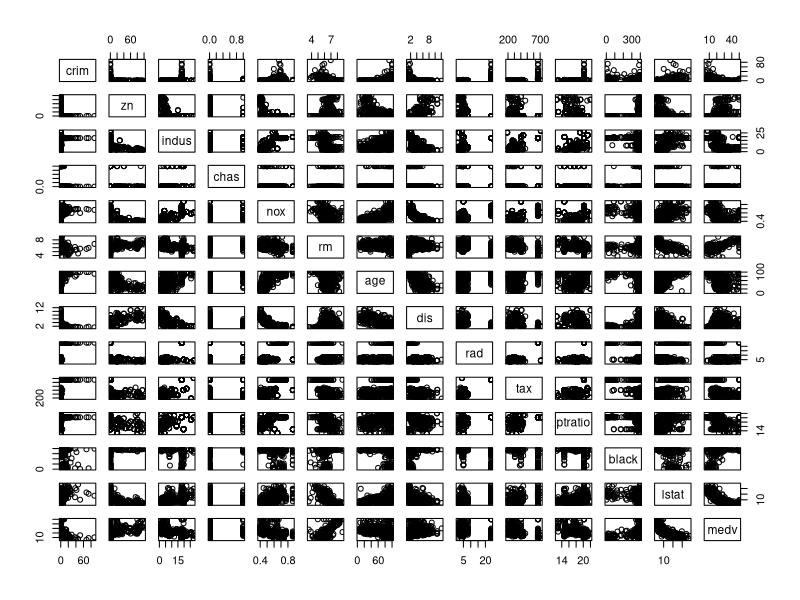
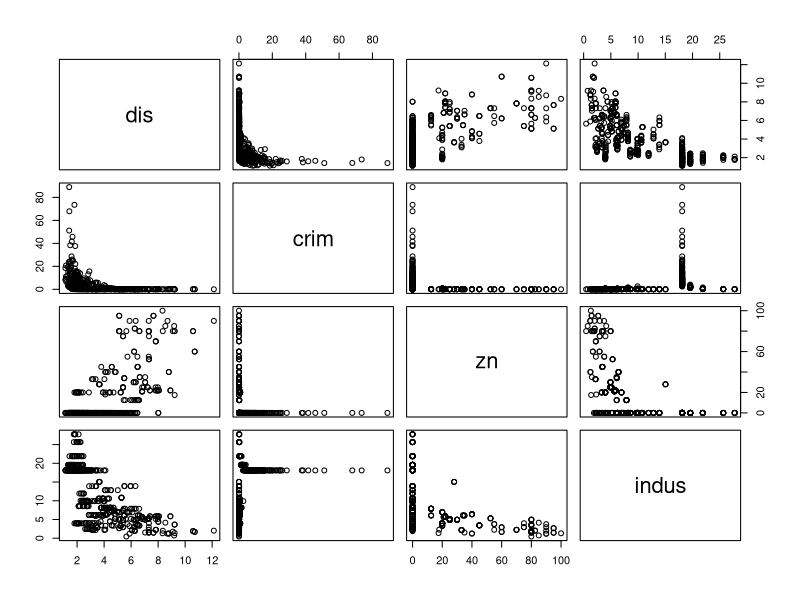
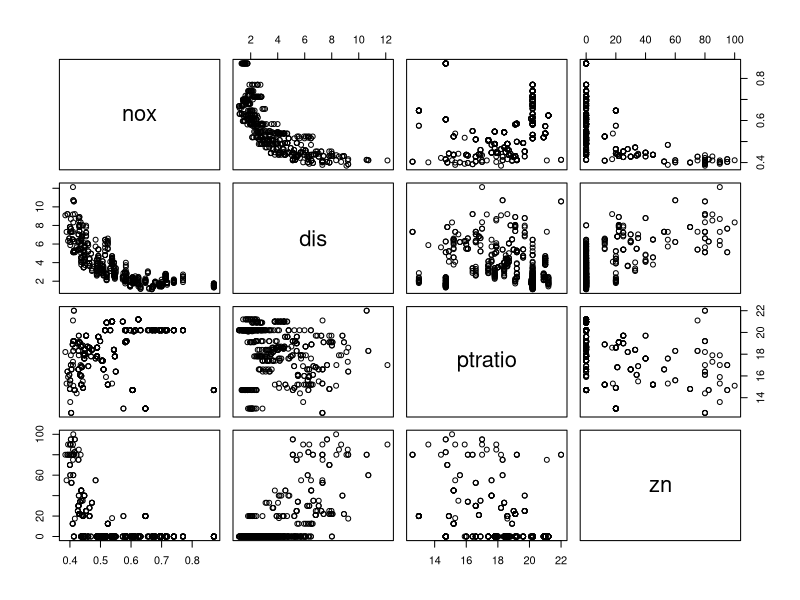
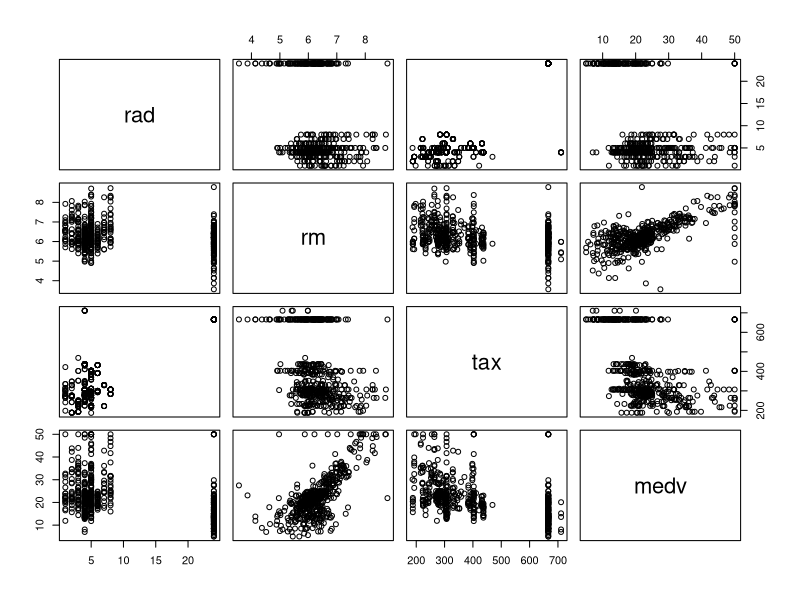
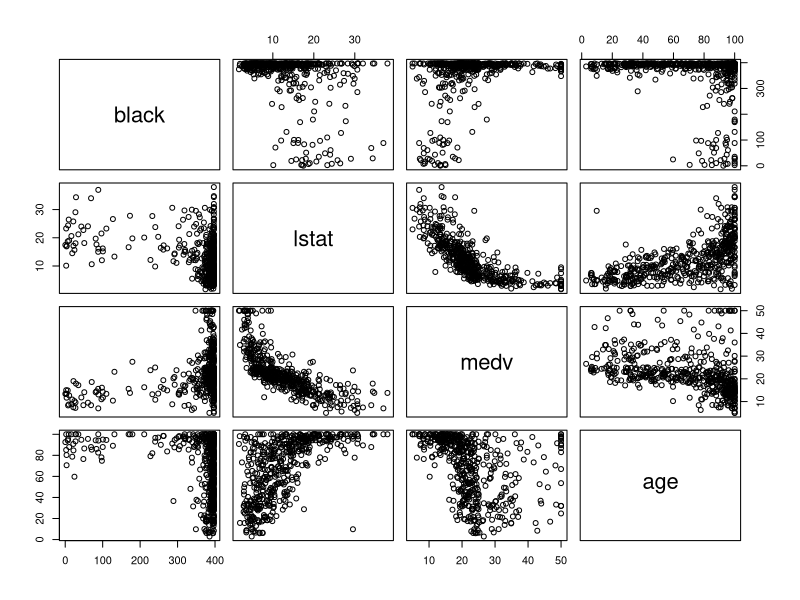
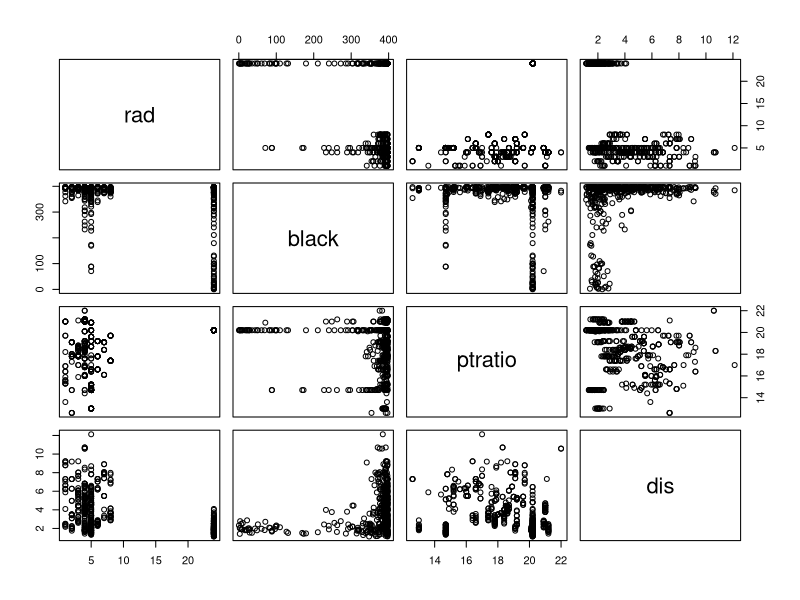
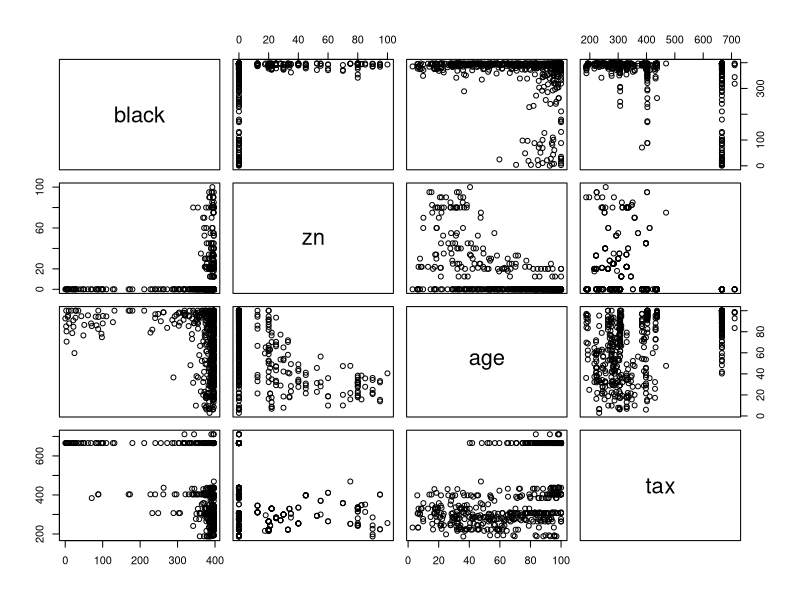
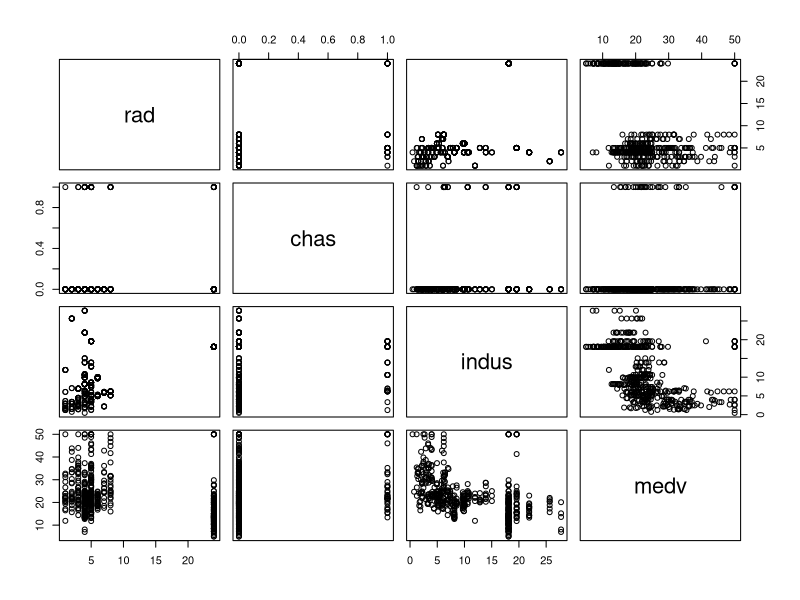

Reproduce these figures in R, in order.
## ---- chunk 1
library(ggplot2)
library(knitr)
## ---- chunk 2
library(MASS)
## ---- chunk 3
head(Boston)
## ---- chunk 4
?Boston
## ---- chunk 5
dim(Boston)
## ---- chunk 6
pairs(Boston)
## ---- chunk 7
# take a random sample of 4 columns each time and
# use this to fill in the plot with a few randomly
# selected variables; 8 times is enough
for(i in 1:8){pairs(Boston[,sample(1:14,4)])}
## ---- chunk 8
correlations = data.frame(variable = NULL, coef = NULL, significant = NULL)
for(i in 2:dim(Boston)[2]){
  test = cor.test(Boston$crim,Boston[,i])
  variable = names(Boston)[i]
  coef = test$estimate
  significant = ifelse(test$p.value < 0.05, "YES", "NO")
  correlations = rbind(correlations,data.frame(variable,coef,significant, row.names = NULL))
}
kable(correlations, row.names = FALSE)
## ---- chunk 9
kable(correlations[order(-abs(correlations$coef)),], row.names = FALSE)
## ---- chunk 10
table(Boston$chas)
## ---- chunk 11
summary(Boston$ptratio)
## ---- chunk 12
head(Boston[order(Boston$medv),])
apply(Boston, 2, summary)
